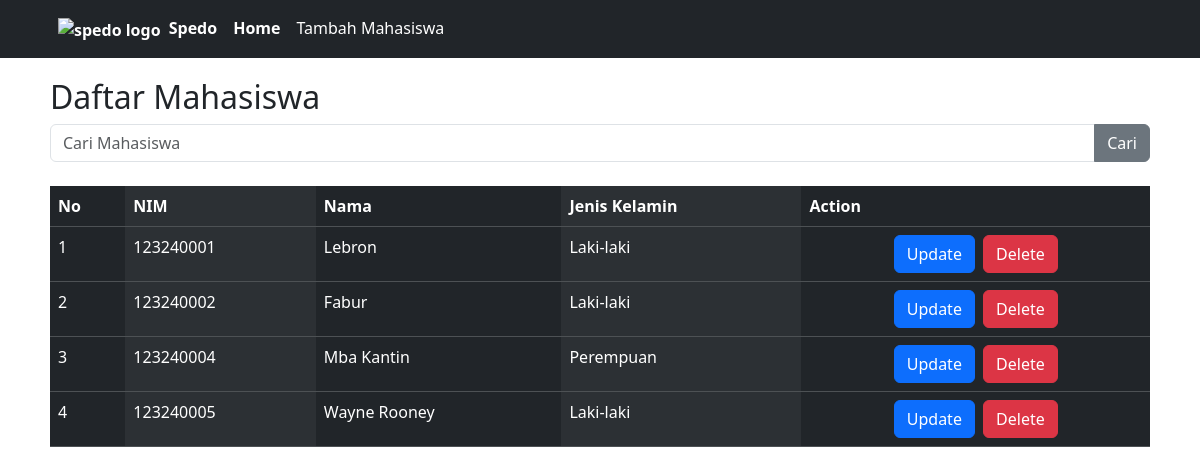
The app's page /webSpeda/index.php with its own data.
### tables this page shows
CREATE TABLE `mahasiswa` (
  `id` int(11) NOT NULL,
  `nim` varchar(100) NOT NULL,
  `nama` varchar(100) NOT NULL,
  `jenis_kelamin` varchar(100) NOT NULL,
  `created_at` date NOT NULL DEFAULT current_timestamp()
);

### webSpeda/index.php (the view, shortened to what this page needs)
<?php
  include "koneksi.php";
  if(isset($_GET['search']) && !empty($_GET['search'])) {
    $search = $_GET['search'];
    $sql = "SELECT * FROM mahasiswa WHERE nama LIKE '%$search%' OR nim LIKE '%$search%'";
  } else {
    $sql = "SELECT * FROM mahasiswa";
  }
  $result = mysqli_query($koneksi, $sql);
?>
<!DOCTYPE html>
<html lang="en">
    <head>
        <link href="https://cdn.jsdelivr.net/npm/bootstrap@5.3.8/dist/css/bootstrap.min.css" rel="stylesheet">
        <link rel="stylesheet" href="styles.css">
    </head>
    <body>
        <nav class="navbar navbar-expand-sm bg-dark navbar-dark">
            <div class="container-fluid" style="padding-left: 50px;">
                <ul class="navbar-nav">
                    <li class="nav-item">
                        <a class="nav-link active" style="font-weight:bold;" href="index.php">
                            <img src="https://encrypted-tbn0.gstatic.com/images?q=tbn:ANd9GcQAT4BdeCYQ5yZCLfiua53FH69Q-61Jt1ys3A&s" alt="spedo logo" width="30" height="25" class="me-1">
                            Spedo
                        </a>
                    </li>
                    <li class="nav-item">
                        <a class="nav-link active" style="font-weight:bold;" href="index.php">Home</a>
                    </li>
                    <li class="nav-item">
                        <a class="nav-link active" href="tambah_mahasiswa.php">Tambah Mahasiswa</a>
                    </li>
                </ul>
            </div>
        </nav>
        <div class="content-wrapper">
            <div class="row">
                <div class="col-12">
                    <h2>Daftar Mahasiswa</h2>
                    <div class="search-container">
                        <form method="GET" action="index.php">
                            <div class="input-group mb-4">
                                <input type="text" class="form-control" name="search" placeholder="Cari Mahasiswa" value="<?= isset($_GET['search']) ? $_GET['search'] : '' ?>">
                                <button class="btn btn-secondary" type="submit">Cari</button>
                            </div>
                        </form>
                    </div>
                </div>
            </div>
            <div class="row">
                <div class="col-12">
                    <div class="table-responsive">
                        <table class="table table-dark table-striped-columns table-hover">
                            <thead class="table-dark">
                                    <tr>
                                        <th>No</th>
                                        <th>NIM</th>
                                        <th>Nama</th>
                                        <th>Jenis Kelamin</th>
                                        <th>Action</th>
                                    </tr>
                                </thead>
                            <?php if(mysqli_num_rows($result) > 0) : ?>
                                <?php $i = 1; ?>
                                <?php while($data = mysqli_fetch_assoc($result)) : ?>
                                    <tbody>
                                        <tr>
                                            <td><?=$i++ ?></td>
                                            <td><?= $data['nim'] ?></td>
                                            <td><?= $data['nama'] ?></td>
                                            <td><?= $data['jenis_kelamin'] ?></td>
                                            <td class="text-center">
                                                <a href="update.php?id=<?= $data['id'] ?>" class="btn btn-primary me-1">Update</a>
                                                <a
                                                    href="#"
                                                    class="btn btn-danger"
                                                    data-bs-toggle="modal"
                                                    data-bs-target="#delete_modal_<?= $data['id'] ?>">
                                                    Delete
                                                </a>
                                            </td>
                                        </tr>
                                    </tbody>
                                <?php endwhile ?>
                            <?php else : ?>
                                <tr>
                                    <td colspan="6" class="text-center" >Tidak ada data</td>
                                </tr>
                            <?php endif ?>
                        </table>
                    </div>
                </div>
            </div>
        </div>
    </body>
</html>

### webSpeda/styles.css (style rules this page uses)
.content-wrapper { padding: 20px 50px; }

### records on screen
mahasiswa: nim "123240001", nama "Lebron", jenis_kelamin "Laki-laki"
mahasiswa: nim "123240002", nama "Fabur", jenis_kelamin "Laki-laki"
mahasiswa: nim "123240004", nama "Mba Kantin", jenis_kelamin "Perempuan"
mahasiswa: nim "123240005", nama "Wayne Rooney", jenis_kelamin "Laki-laki"
